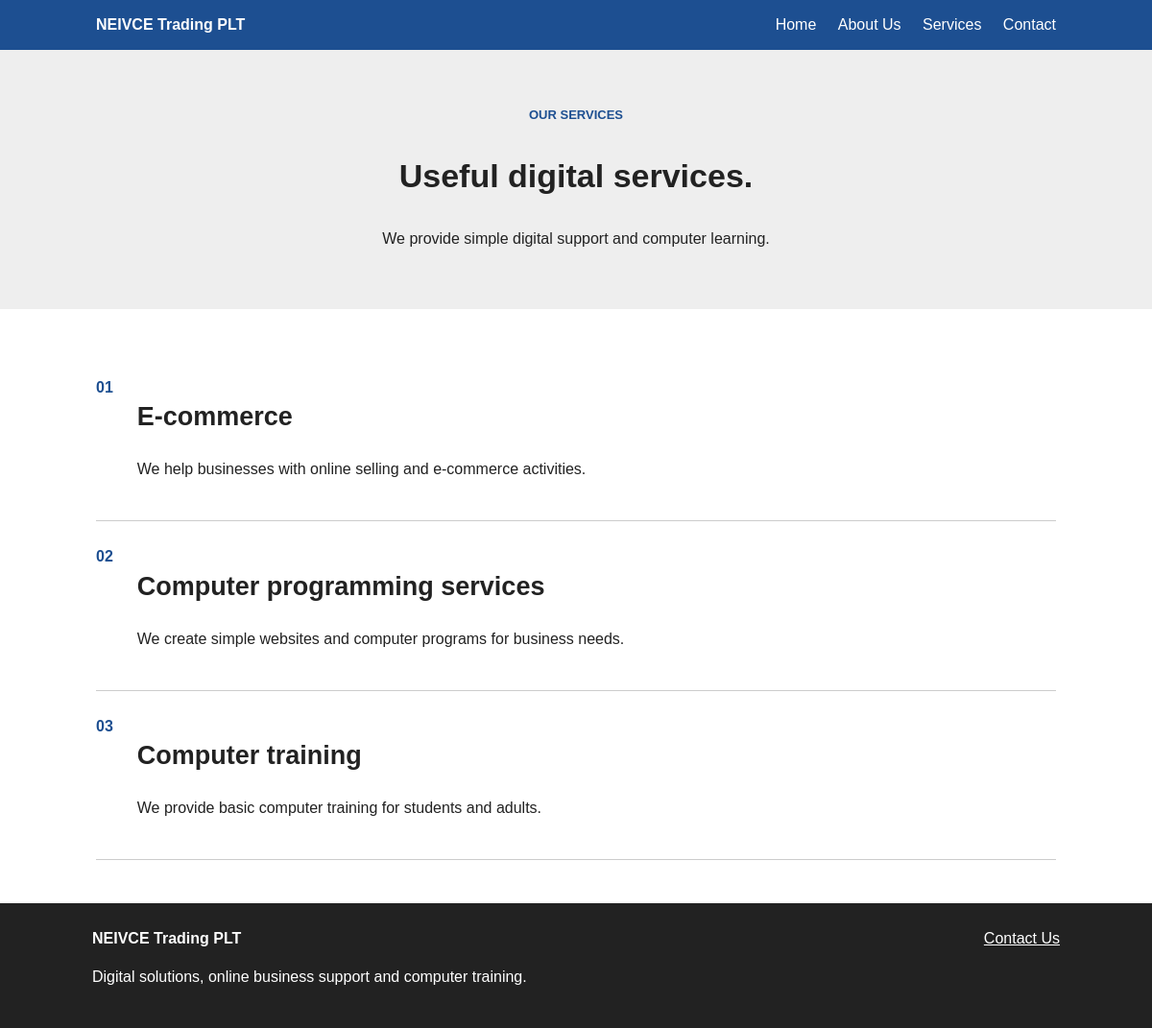
/services.php, run on the app's committed database.
### tables this page shows
CREATE TABLE site_content (
    content_key VARCHAR(100) NOT NULL PRIMARY KEY,
    content_value TEXT NOT NULL
);

CREATE TABLE IF NOT EXISTS home_content (
    id INT PRIMARY KEY,
    announcement TEXT NOT NULL,
    introduction TEXT NOT NULL,
    ecommerce TEXT NOT NULL,
    programming TEXT NOT NULL,
    training TEXT NOT NULL
);

### services.php (the view, shortened to what this page needs)
<?php
require 'db.php';
$sql_company = "SELECT content_value FROM site_content WHERE content_key='company_name'";
$result_company = $conn->query($sql_company);
$row_company = $result_company->fetch_assoc();
$company_name = $row_company['content_value'];
$sql_home = "SELECT * FROM home_content WHERE id=1";
$result_home = $conn->query($sql_home);
$row_home = $result_home->fetch_assoc();
$ecommerce = $row_home['ecommerce'];
$programming = $row_home['programming'];
$training = $row_home['training'];
include 'header.php';
?>
<section class="page-banner">
    <p class="eyebrow">OUR SERVICES</p>
    <h1>Useful digital services.</h1>
    <p>We provide simple digital support and computer learning.</p>
</section>
<section class="section service-list">
    <article>
        <span>01</span>
        <div>
            <h2>E-commerce</h2>
            <p><?php echo $ecommerce; ?></p>
        </div>
    </article>
    <article>
        <span>02</span>
        <div>
            <h2>Computer programming services</h2>
            <p><?php echo $programming; ?></p>
        </div>
    </article>
    <article>
        <span>03</span>
        <div>
            <h2>Computer training</h2>
            <p><?php echo $training; ?></p>
        </div>
    </article>
</section>
<?php include 'footer.php'; ?>

### header.php
<link rel="stylesheet" href="styles/styles.css">
<body>
    <header class="site-header">
        <div class="nav-wrap">
            <a class="brand" href="index.php"><?php echo $company_name; ?></a>
            <nav>
                <a href="index.php">Home</a>
                <a href="about.php">About Us</a>
                <a href="services.php">Services</a>
                <a href="contact.php">Contact</a>
            </nav>
        </div>
    </header>

### footer.php (shortened to what this page needs)
    <footer>
        <div>
            <strong><?php echo $company_name; ?></strong>
            <p>Digital solutions, online business support and computer training.</p>
        </div>
        <div>
            <a href="contact.php">Contact Us</a>
        </div>
    </footer>
</body>
</html>

### styles/styles.css (style rules this page uses)
* { box-sizing: border-box; }
body { margin: 0; font-family: Arial, Helvetica, sans-serif; color: #222; line-height: 1.5; }
.site-header { background: #1d4f91; padding: 14px 0; }
.nav-wrap { width: 90%; max-width: 1000px; margin: auto; display: flex; align-items: center; }
.brand { color: white; font-weight: bold; text-decoration: none; margin-right: auto; }
nav a { color: white; text-decoration: none; margin-left: 18px; }
h1 { font-size: 34px; }
h2 { font-size: 27px; }
.eyebrow { color: #1d4f91; font-size: 13px; font-weight: bold; }
.section { width: 90%; max-width: 1000px; margin: auto; padding: 45px 0; }
.page-banner { background: #eee; text-align: center; padding: 45px 8%; }
.service-list article { display: flex; gap: 25px; padding: 25px 0; border-bottom: 1px solid #ccc; }
.service-list span { font-weight: bold; color: #1d4f91; }
footer { background: #222; color: white; padding: 25px 8%; display: flex; justify-content: space-between; }
footer a { color: white; }

### data on the page
site_content: content_value "NEIVCE Trading PLT"
home_content: ecommerce "We help businesses with online selling and e-commerce activities.", programming "We create simple websites and computer programs for business needs.", training "We provide basic computer training for students and adults."
